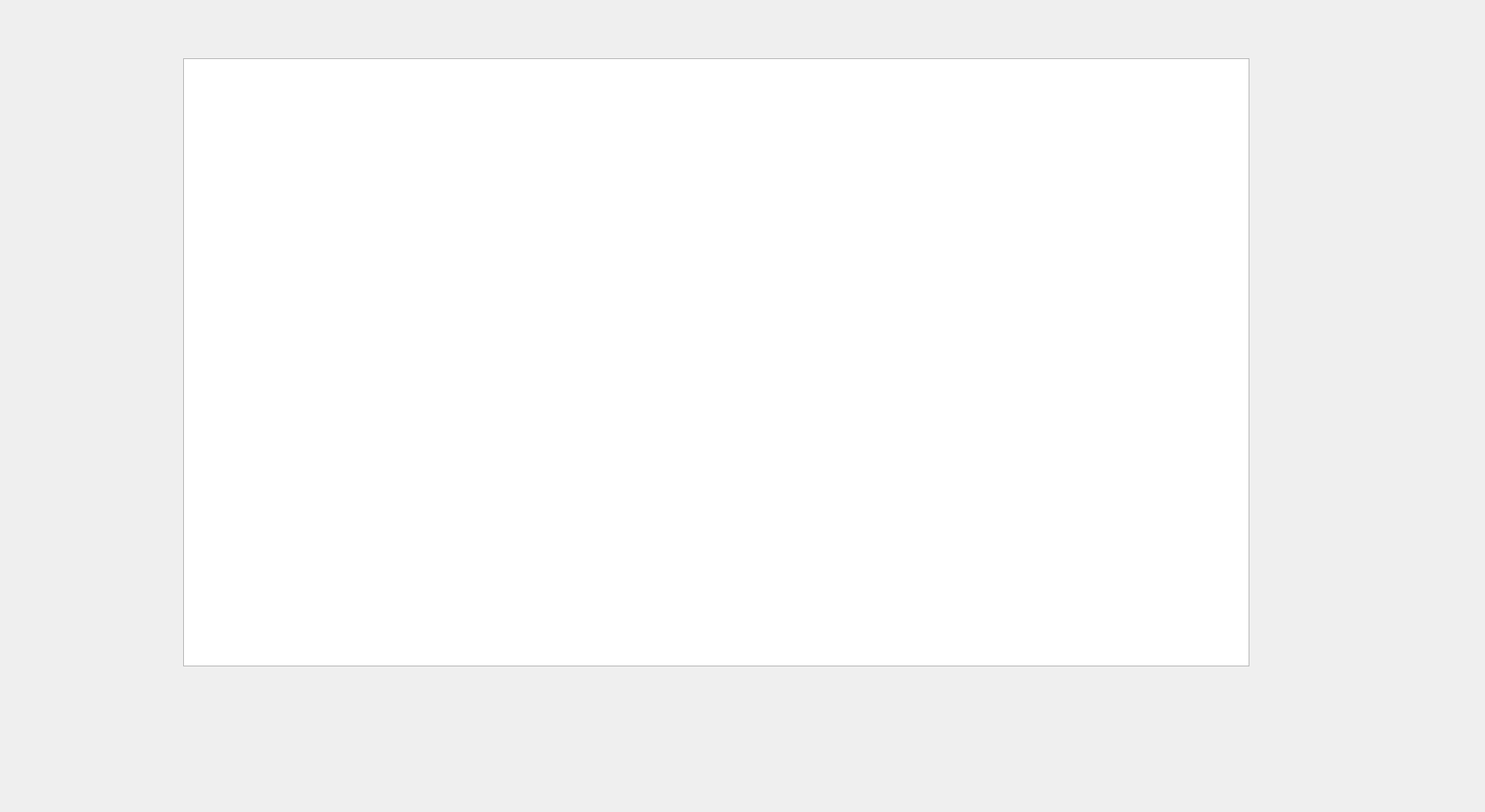
<?xml version="1.0" encoding="UTF-8"?>
<ui version="4.0">
 <class>MainWindow</class>
 <widget class="QMainWindow" name="MainWindow">
  <property name="geometry">
   <rect>
    <x>0</x>
    <y>0</y>
    <width>1784</width>
    <height>976</height>
   </rect>
  </property>
  <property name="windowTitle">
   <string>MainWindow</string>
  </property>
  <widget class="QWidget" name="centralwidget">
   <widget class="QTableWidget" name="table">
    <property name="geometry">
     <rect>
      <x>220</x>
      <y>70</y>
      <width>1281</width>
      <height>731</height>
     </rect>
    </property>
   </widget>
  </widget>
 </widget>
 <resources/>
 <connections/>
</ui>
